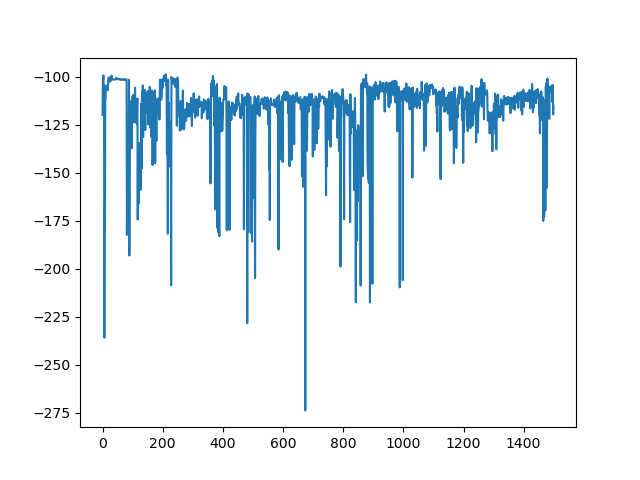

Generate this figure with Python:
# Imports
import torch
import torch.nn as nn
import torch.nn.functional as F
import torch.optim
import numpy as np
import gym
from torch.autograd import Variable
import random
import copy
import time
from matplotlib import pyplot as plt 

# DDPG Agent #
class DDPGAgent():
    def __init__(self):
        self.episodes = 1500
        self.batch_size = 150
        # magnitude of action noise
        self.noise = 0.005
        # discount for calculating state value
        self.gamma = 0.9
        # control rendering of environment
        self.render = False

        self.memory = []

        self.current_pos = 0
    
    def generateEpisode(self):

        # Initialize undiscounted return at 0
        total_reward = 0
        
        # Initialize starting state
        state = env.reset()

        terminal = False
        while not terminal:
            
            # Have the actor network generate an action, then add random noise
            tensorState = torch.from_numpy(state).float()
            action = actor(tensorState)
            action = torch.add(action, torch.from_numpy((self.noise) * np.random.rand(4))).detach().numpy()

            # Take the action generated by the network
            next_state, reward, terminal, _ = env.step(action)
            
            # Record the returns #
            total_reward += reward

            if len(self.memory) > 100000:
                self.memory[self.current_pos] = [state,action,reward,next_state]
                if self.current_pos == 99999:
                    self.current_pos = 0
                else:
                    self.current_pos += 1
            else:
                self.memory.append([state,action,reward,next_state])

            # Store the transition in memory
            
            
            # Render the environment
            if self.render:
                env.render()

            # If the memory can produce a batch
            if self.batch_size < len(self.memory):
                
                # Select random samples from the memory #
                batchIndices = random.sample(range(len(self.memory)),150)
                
                batch_matrix = []

                for index in batchIndices:
                    batch_matrix.append(self.memory[index])

                batch_matrix = np.array(batch_matrix)

                # Arrange the matrix into each individual attribute 
                states = batch_matrix[:,0]
                tensor_states = torch.Tensor((batch_matrix[:,0]).tolist())
                actions = torch.Tensor((batch_matrix[:,1]).tolist())
                rewards = torch.from_numpy(np.array(batch_matrix[:,2],dtype = np.float16))
                next_states = torch.Tensor((batch_matrix[:,3]).tolist())

                # Input the next_state data into the target actor network to get the action generated by the policy 
                critic_output = critic(tensor_states,actions)
                target_policy_output = target_actor(next_states)

                # QPrime
                y = rewards + (self.gamma * torch.flatten(target_critic(next_states,target_policy_output)))       
                y = torch.reshape(y, (self.batch_size,1))
                
                critic_loss = loss(critic_output,y)

                actor_output = actor(tensor_states)
                actor_loss = -torch.mean(critic(tensor_states,actor_output))

                actor_optimizer.zero_grad()
                actor_loss.backward(retain_graph=True)
                actor_optimizer.step()

                # Maximise the expected state value #
                critic_optimizer.zero_grad()
                critic_loss.backward(retain_graph=True)
                critic_optimizer.step()

                # Perform an update step on the parameters of the actor and critic networks #
                with torch.no_grad():
                    for target_parameter,parameter in zip(target_critic.parameters(),critic.parameters()):
                        target_parameter.copy_((target_parameter * (1-critic_learning_rate)) + (parameter * critic_learning_rate))
                
                with torch.no_grad():
                    for target_parameter,parameter in zip(target_actor.parameters(),actor.parameters()):
                        target_parameter.copy_((target_parameter * (1-critic_learning_rate)) + (parameter * critic_learning_rate))
            # Update the current state 
            state = next_state

        return total_reward

# The Critic #
class Critic(nn.Module):
    def __init__(self):
        super(Critic, self).__init__()
        self.layer1 = nn.Linear(28,256)
        self.layer2 = nn.Linear(256,256)
        self.layer3 = nn.Linear(256,256)
        self.layer4 = nn.Linear(256,1)
    
    def forward(self,states,actions):
        x = torch.cat([states,actions],1)
        x = F.relu(self.layer1(x))
        x = F.relu(self.layer2(x))
        x = F.relu(self.layer3(x))
        x = self.layer4(x)
        return x
     
# The Actor #       
class Actor(nn.Module):
    def __init__(self):
        super(Actor, self).__init__()
        self.layer1 = nn.Linear(24,256)
        self.layer2 = nn.Linear(256,256)
        self.layer3 = nn.Linear(256,256)
        self.layer4 = nn.Linear(256,4)
        
    def forward(self,x):
        x = F.relu(self.layer1(x))
        x = F.relu(self.layer2(x))
        x = F.relu(self.layer3(x))
        x = F.tanh(self.layer4(x))
        return x

## Actual Run ##

# Optimizer learning rates 
critic_learning_rate = 0.001
actor_learning_rate = 0.0001

loss = nn.MSELoss()
all_scores = []
#env = gym.make('Pendulum-v1')
env = gym.make('BipedalWalker-v3')
t = time.time()
 
# For each agent
for a in range(1):
    agent = DDPGAgent()
    agentRewards = []
    
    # Initialize actor and critic # 
    critic = Critic()
    actor = Actor()

    # Initialize target actor and target critic with the same parameters as actor and critic #
    target_critic = copy.deepcopy(critic)
    target_actor = copy.deepcopy(actor)
    
    # Initialize the ADAM optimizers for actor and critic #
    critic_optimizer = torch.optim.Adam(critic.parameters(), lr = critic_learning_rate)
    actor_optimizer = torch.optim.Adam(actor.parameters(), lr = actor_learning_rate)

    ### Store the undiscounted return ###
    scores = []

    for e in range(agent.episodes):
        episodeReward = agent.generateEpisode()
        agentRewards.append(episodeReward)
        print(f"Episode {e+1}: Total reward: {episodeReward}, Time elapsed: {(time.time() - t)}s")
    print(f"{a+1} Done!")    
    all_scores.append(agentRewards)

all_scores = np.array(all_scores)
mean_score = all_scores.mean(0)
plt.plot(mean_score)
plt.show()
